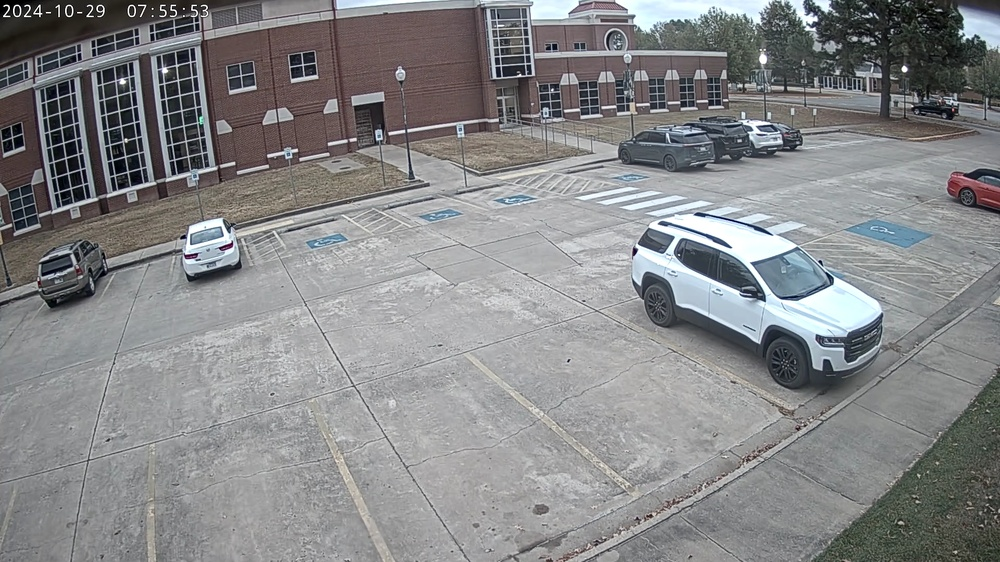
#> input picture images/AA Lot North 2.jpg, 1000 x 562 px, shrunk from 1920 x 1080 before the run
$ python set_regions.py
#> lines starting #> are read from the running program, lines starting #| are printed output that depends on the picture
import os
import numpy as np
import cv2
import pickle
import matplotlib.pyplot as plt
from matplotlib.patches import Polygon
from matplotlib.widgets import PolygonSelector
from matplotlib.collections import PatchCollection

# Global variables
points = []
prev_points = []
patches = []
total_points = []
breaker = False
globSelect = None
savePath = "regions.p"  # Default save path

class SelectFromCollection(object):
    def __init__(self, ax):
        self.canvas = ax.figure.canvas
        self.poly = PolygonSelector(ax, self.onselect)
        self.ind = []

    def onselect(self, verts):
        global points
        points = verts
        self.canvas.draw_idle()

    def disconnect(self):
        self.poly.disconnect_events()
        self.canvas.draw_idle()

def break_loop(event):
    global breaker, globSelect, savePath
    if event.key == 'b':
        globSelect.disconnect()
        if os.path.exists(savePath):
            os.remove(savePath)

        print("data saved in " + savePath + " file")
        with open(savePath, 'wb') as f:
            pickle.dump(total_points, f, protocol=pickle.HIGHEST_PROTOCOL)
        exit()

def onkeypress(event):
    global points, prev_points, total_points
    if event.key == 'n':
        pts = np.array(points, dtype=np.int32)
        if points != prev_points and len(set(points)) == 4:
            print("Points : " + str(pts))
            patches.append(Polygon(pts))
            total_points.append(pts)
            prev_points = points

def main():
    # Get image path from user
    image_path = input("Enter the path to your image: ")
#> the answer given: images/AA Lot North 2.jpg
    output_file = input("Enter the output file name (default: regions.p): ").strip()
#> the answer given: out.png

    global savePath
    if output_file:
        savePath = output_file if output_file.endswith(".p") else output_file + ".p"

    print("\n> Select a region in the figure by enclosing them within a quadrilateral.")
    print("> Press the 'f' key to go full screen.")
    print("> Press the 'esc' key to discard current quadrilateral.")
    print("> Try holding the 'shift' key to move all of the vertices.")
    print("> Try holding the 'ctrl' key to move a single vertex.")
    print("> After marking a quadrilateral press 'n' to save current quadrilateral and then press 'q' to start marking a new quadrilateral")
    print("> When you are done press 'b' to Exit the program\n")

    # Load the image
    image = cv2.imread(image_path)
#> image is the input picture: shape (562, 1000, 3); mean B, G, R 136.1, 134.7, 134
    if image is None:
        print(f"Error: Could not read image {image_path}")
        return

    # Convert BGR to RGB for displaying
    rgb_image = cv2.cvtColor(image, cv2.COLOR_BGR2RGB)

    # Start the annotation loop
    while True:
        fig, ax = plt.subplots()
        ax.imshow(rgb_image)

        # Create a PatchCollection for displaying polygons
        p = PatchCollection(patches, alpha=0.7)
        p.set_array(10 * np.ones(len(patches)))
        ax.add_collection(p)

        # Set up the polygon selector
        global globSelect
        globSelect = SelectFromCollection(ax)

        # Connect event handlers for key presses
        bbox = plt.connect('key_press_event', onkeypress)
        break_event = plt.connect('key_press_event', break_loop)

        # Show the plot and wait for user interaction
        plt.show()
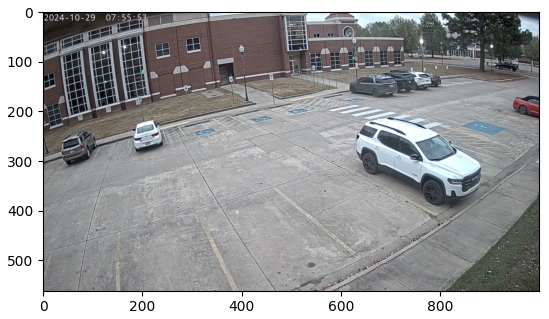
#> figure drawn by matplotlib, 1 panel

        # Disconnect the polygon selector
        globSelect.disconnect()

if __name__ == '__main__':
    main()

$ run again, on images/AA Lot North 4.jpg
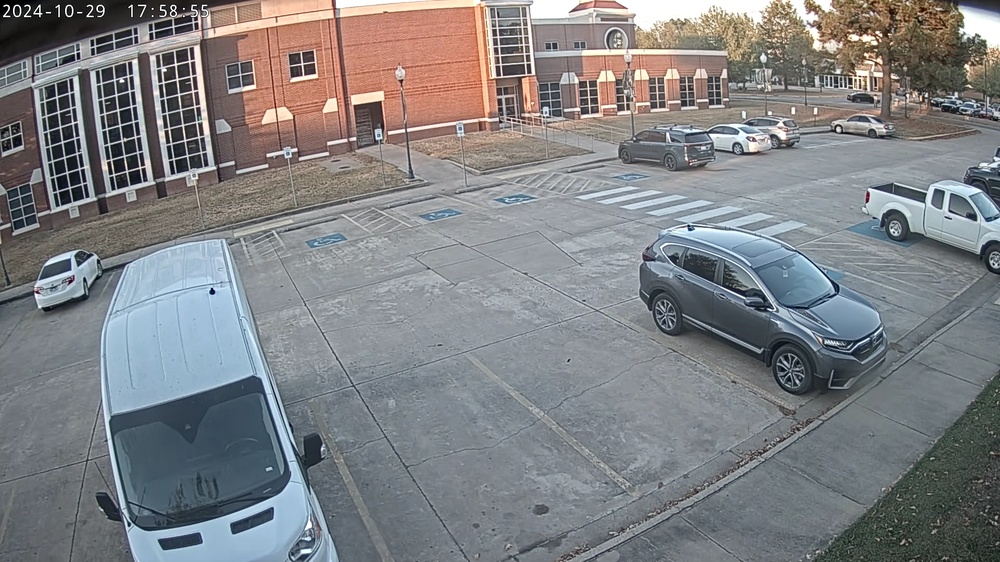
#> input picture images/AA Lot North 4.jpg, 1000 x 562 px, shrunk from 1920 x 1080 before the run
#> in main, image is the input picture: shape (562, 1000, 3); mean B, G, R 131.8, 129.1, 127.8
#> in main, `plt.show()`:
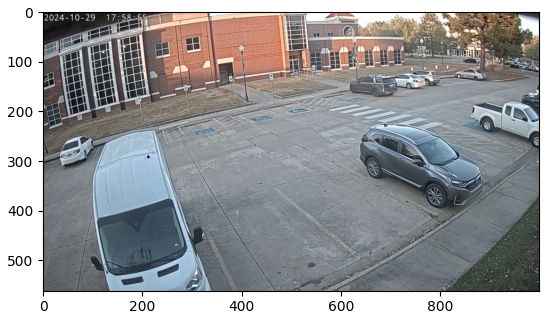
#> figure drawn by matplotlib, 1 panel

$ run again, on images/AA Lot North 6.jpg
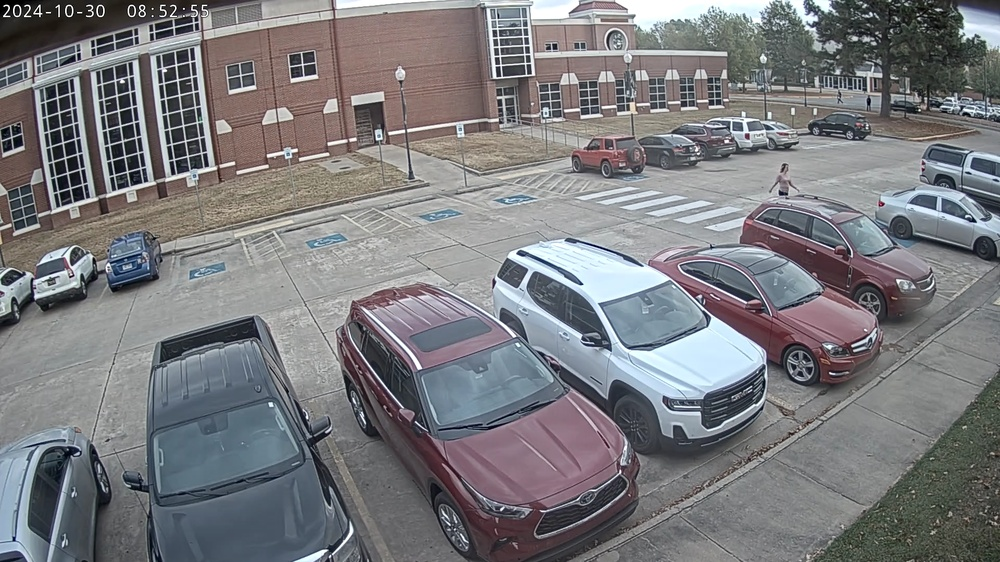
#> input picture images/AA Lot North 6.jpg, 1000 x 562 px, shrunk from 1920 x 1080 before the run
#> in main, image is the input picture: shape (562, 1000, 3); mean B, G, R 125.7, 122.5, 122.3
#> in main, `plt.show()`:
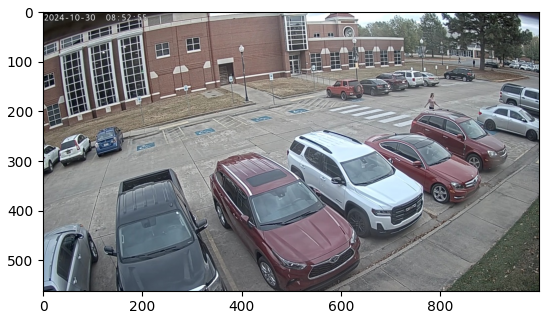
#> figure drawn by matplotlib, 1 panel
